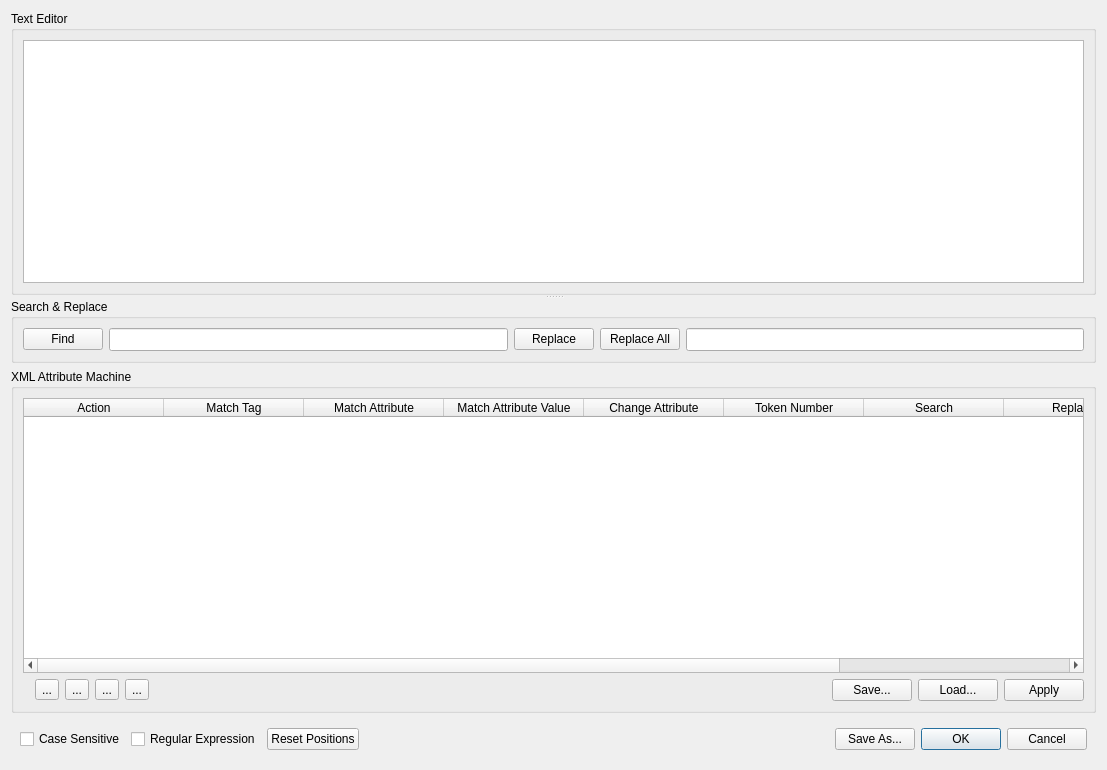
<?xml version="1.0" encoding="UTF-8"?>
<ui version="4.0">
 <class>TextEditDialog</class>
 <widget class="QDialog" name="TextEditDialog">
  <property name="geometry">
   <rect>
    <x>0</x>
    <y>0</y>
    <width>1107</width>
    <height>770</height>
   </rect>
  </property>
  <property name="windowTitle">
   <string>XML Edit Dialog</string>
  </property>
  <layout class="QGridLayout" name="gridLayout_6">
   <item row="0" column="0">
    <widget class="QSplitter" name="splitter">
     <property name="orientation">
      <enum>Qt::Vertical</enum>
     </property>
     <widget class="QGroupBox" name="groupBox_2">
      <property name="sizePolicy">
       <sizepolicy hsizetype="Preferred" vsizetype="Preferred">
        <horstretch>0</horstretch>
        <verstretch>0</verstretch>
       </sizepolicy>
      </property>
      <property name="title">
       <string>Text Editor</string>
      </property>
      <layout class="QGridLayout" name="gridLayout_3">
       <item row="0" column="0" colspan="2">
        <widget class="QPlainTextEdit" name="plainTextEdit">
         <property name="sizePolicy">
          <sizepolicy hsizetype="Expanding" vsizetype="Expanding">
           <horstretch>0</horstretch>
           <verstretch>0</verstretch>
          </sizepolicy>
         </property>
         <property name="font">
          <font>
           <pointsize>10</pointsize>
          </font>
         </property>
         <property name="toolTip">
          <string>Raw XML defining the model. Edit with caution.</string>
         </property>
        </widget>
       </item>
      </layout>
     </widget>
     <widget class="QWidget" name="widget_2" native="true">
      <layout class="QGridLayout" name="gridLayout">
       <property name="leftMargin">
        <number>0</number>
       </property>
       <property name="topMargin">
        <number>0</number>
       </property>
       <property name="rightMargin">
        <number>0</number>
       </property>
       <property name="bottomMargin">
        <number>0</number>
       </property>
       <item row="0" column="0">
        <widget class="QGroupBox" name="groupBox">
         <property name="title">
          <string>Search &amp;&amp; Replace</string>
         </property>
         <layout class="QGridLayout" name="gridLayout_2">
          <item row="0" column="3">
           <widget class="QPushButton" name="pushButtonReplaceAll">
            <property name="toolTip">
             <string>Click to replace all</string>
            </property>
            <property name="text">
             <string>Replace All</string>
            </property>
           </widget>
          </item>
          <item row="0" column="0">
           <widget class="QPushButton" name="pushButtonFind">
            <property name="toolTip">
             <string>Click to find text</string>
            </property>
            <property name="text">
             <string>Find</string>
            </property>
           </widget>
          </item>
          <item row="0" column="2">
           <widget class="QPushButton" name="pushButtonReplace">
            <property name="toolTip">
             <string>Click to replace a single occurance.</string>
            </property>
            <property name="text">
             <string>Replace</string>
            </property>
           </widget>
          </item>
          <item row="0" column="1">
           <widget class="QLineEdit" name="lineEditFind">
            <property name="font">
             <font>
              <pointsize>10</pointsize>
             </font>
            </property>
            <property name="toolTip">
             <string>Text to find</string>
            </property>
           </widget>
          </item>
          <item row="0" column="4">
           <widget class="QLineEdit" name="lineEditReplace">
            <property name="font">
             <font>
              <pointsize>10</pointsize>
             </font>
            </property>
            <property name="toolTip">
             <string>Replace found text with this</string>
            </property>
           </widget>
          </item>
         </layout>
        </widget>
       </item>
       <item row="1" column="0">
        <widget class="QGroupBox" name="groupBox_4">
         <property name="sizePolicy">
          <sizepolicy hsizetype="Preferred" vsizetype="Preferred">
           <horstretch>0</horstretch>
           <verstretch>0</verstretch>
          </sizepolicy>
         </property>
         <property name="title">
          <string>XML Attribute Machine</string>
         </property>
         <layout class="QGridLayout" name="gridLayout_5">
          <item row="1" column="2">
           <widget class="QToolButton" name="toolButtonInsert">
            <property name="toolTip">
             <string>Insert an extra row</string>
            </property>
            <property name="text">
             <string>...</string>
            </property>
            <property name="icon">
             <iconset resource="resources.qrc">
              <normaloff>:/images/XMLMachine Icons/list-add.svg</normaloff>:/images/XMLMachine Icons/list-add.svg</iconset>
            </property>
           </widget>
          </item>
          <item row="1" column="4">
           <widget class="QToolButton" name="toolButtonMoveUp">
            <property name="toolTip">
             <string>Move selected row up</string>
            </property>
            <property name="text">
             <string>...</string>
            </property>
            <property name="icon">
             <iconset resource="resources.qrc">
              <normaloff>:/images/XMLMachine Icons/go-up.svg</normaloff>:/images/XMLMachine Icons/go-up.svg</iconset>
            </property>
           </widget>
          </item>
          <item row="1" column="9">
           <widget class="QPushButton" name="pushButtonApply">
            <property name="toolTip">
             <string>Apply the XML machine instructions</string>
            </property>
            <property name="text">
             <string>Apply</string>
            </property>
           </widget>
          </item>
          <item row="1" column="7">
           <widget class="QPushButton" name="pushButtonSave">
            <property name="toolTip">
             <string>Save the XML machine instructions</string>
            </property>
            <property name="text">
             <string>Save...</string>
            </property>
           </widget>
          </item>
          <item row="1" column="6">
           <spacer name="horizontalSpacer_2">
            <property name="orientation">
             <enum>Qt::Horizontal</enum>
            </property>
            <property name="sizeHint" stdset="0">
             <size>
              <width>587</width>
              <height>20</height>
             </size>
            </property>
           </spacer>
          </item>
          <item row="1" column="3">
           <widget class="QToolButton" name="toolButtonDelete">
            <property name="toolTip">
             <string>Delete an existing row</string>
            </property>
            <property name="text">
             <string>...</string>
            </property>
            <property name="icon">
             <iconset resource="resources.qrc">
              <normaloff>:/images/XMLMachine Icons/list-remove.svg</normaloff>:/images/XMLMachine Icons/list-remove.svg</iconset>
            </property>
           </widget>
          </item>
          <item row="1" column="8">
           <widget class="QPushButton" name="pushButtonLoad">
            <property name="toolTip">
             <string>Load the XML machine instructions</string>
            </property>
            <property name="text">
             <string>Load...</string>
            </property>
           </widget>
          </item>
          <item row="0" column="0" colspan="10">
           <widget class="QTableWidget" name="tableWidget">
            <property name="sizePolicy">
             <sizepolicy hsizetype="Expanding" vsizetype="Expanding">
              <horstretch>0</horstretch>
              <verstretch>0</verstretch>
             </sizepolicy>
            </property>
            <property name="toolTip">
             <string>Instructions for automated attribute editing</string>
            </property>
            <property name="alternatingRowColors">
             <bool>false</bool>
            </property>
            <property name="rowCount">
             <number>0</number>
            </property>
            <property name="columnCount">
             <number>9</number>
            </property>
            <attribute name="horizontalHeaderDefaultSectionSize">
             <number>140</number>
            </attribute>
            <column>
             <property name="text">
              <string>Action</string>
             </property>
            </column>
            <column>
             <property name="text">
              <string>Match Tag</string>
             </property>
            </column>
            <column>
             <property name="text">
              <string>Match Attribute</string>
             </property>
            </column>
            <column>
             <property name="text">
              <string>Match Attribute Value</string>
             </property>
            </column>
            <column>
             <property name="text">
              <string>Change Attribute</string>
             </property>
            </column>
            <column>
             <property name="text">
              <string>Token Number</string>
             </property>
            </column>
            <column>
             <property name="text">
              <string>Search</string>
             </property>
            </column>
            <column>
             <property name="text">
              <string>Replace</string>
             </property>
            </column>
            <column>
             <property name="text">
              <string>Arithmetic</string>
             </property>
            </column>
           </widget>
          </item>
          <item row="1" column="5">
           <widget class="QToolButton" name="toolButtonMoveDown">
            <property name="toolTip">
             <string>Move selected row down</string>
            </property>
            <property name="text">
             <string>...</string>
            </property>
            <property name="icon">
             <iconset resource="resources.qrc">
              <normaloff>:/images/XMLMachine Icons/go-down.svg</normaloff>:/images/XMLMachine Icons/go-down.svg</iconset>
            </property>
           </widget>
          </item>
         </layout>
        </widget>
       </item>
       <item row="2" column="0">
        <widget class="QWidget" name="widget" native="true">
         <layout class="QGridLayout" name="gridLayout_4">
          <item row="0" column="2">
           <widget class="QCheckBox" name="checkBoxRegularExpression">
            <property name="toolTip">
             <string>Search and replace using regular expressions</string>
            </property>
            <property name="text">
             <string>Regular Expression</string>
            </property>
           </widget>
          </item>
          <item row="0" column="6">
           <widget class="QPushButton" name="pushButtonOK">
            <property name="toolTip">
             <string>Accept edits and return to main program</string>
            </property>
            <property name="text">
             <string>OK</string>
            </property>
            <property name="default">
             <bool>true</bool>
            </property>
           </widget>
          </item>
          <item row="0" column="7">
           <widget class="QPushButton" name="pushButtonCancel">
            <property name="toolTip">
             <string>Cancel edits and return to main program</string>
            </property>
            <property name="text">
             <string>Cancel</string>
            </property>
           </widget>
          </item>
          <item row="0" column="4">
           <spacer name="horizontalSpacer">
            <property name="orientation">
             <enum>Qt::Horizontal</enum>
            </property>
            <property name="sizeHint" stdset="0">
             <size>
              <width>427</width>
              <height>20</height>
             </size>
            </property>
           </spacer>
          </item>
          <item row="0" column="1">
           <widget class="QCheckBox" name="checkBoxCaseSensitive">
            <property name="toolTip">
             <string>Use case sensitive search</string>
            </property>
            <property name="text">
             <string>Case Sensitive</string>
            </property>
           </widget>
          </item>
          <item row="0" column="5">
           <widget class="QPushButton" name="pushButtonSaveAs">
            <property name="toolTip">
             <string>Save the XML text with no validity checks</string>
            </property>
            <property name="text">
             <string>Save As...</string>
            </property>
           </widget>
          </item>
          <item row="0" column="3">
           <widget class="QPushButton" name="pushButtonResetPositions">
            <property name="text">
             <string>Reset Positions</string>
            </property>
           </widget>
          </item>
         </layout>
        </widget>
       </item>
      </layout>
     </widget>
    </widget>
   </item>
  </layout>
 </widget>
 <tabstops>
  <tabstop>plainTextEdit</tabstop>
  <tabstop>pushButtonFind</tabstop>
  <tabstop>lineEditFind</tabstop>
  <tabstop>pushButtonReplace</tabstop>
  <tabstop>pushButtonReplaceAll</tabstop>
  <tabstop>lineEditReplace</tabstop>
  <tabstop>tableWidget</tabstop>
  <tabstop>toolButtonInsert</tabstop>
  <tabstop>toolButtonDelete</tabstop>
  <tabstop>toolButtonMoveUp</tabstop>
  <tabstop>toolButtonMoveDown</tabstop>
  <tabstop>pushButtonSave</tabstop>
  <tabstop>pushButtonLoad</tabstop>
  <tabstop>pushButtonApply</tabstop>
  <tabstop>checkBoxCaseSensitive</tabstop>
  <tabstop>checkBoxRegularExpression</tabstop>
  <tabstop>pushButtonSaveAs</tabstop>
  <tabstop>pushButtonOK</tabstop>
  <tabstop>pushButtonCancel</tabstop>
 </tabstops>
 <resources>
  <include location="resources.qrc"/>
 </resources>
 <connections/>
</ui>
